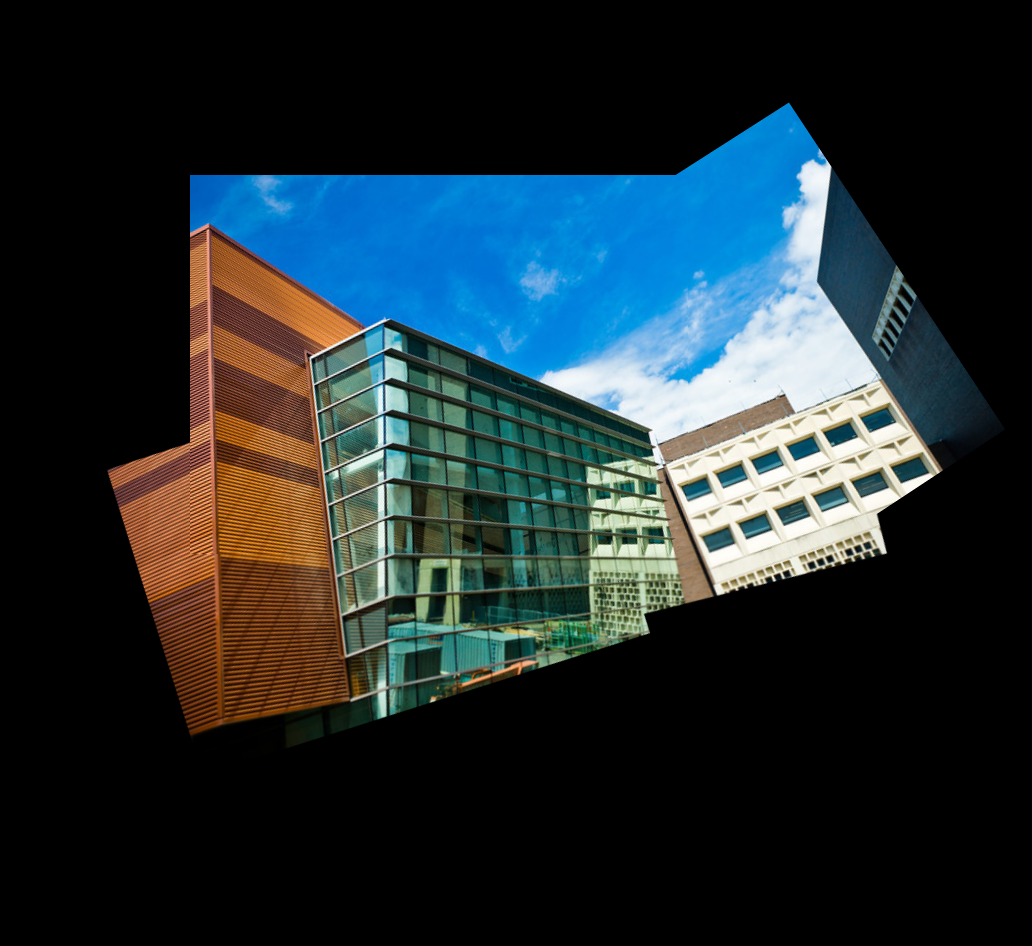

This figure's Python source:
# 1. Only add your code inside the function (including newly improted packages).
#  You can design a new function and call the new function in the given functions.
# 2. For bonus: Give your own picturs. If you have N pictures, name your pictures such as ["t3_1.png", "t3_2.png", ..., "t3_N.png"], and put them inside the folder "images".
# 3. Not following the project guidelines will result in a 10% reduction in grades

import cv2
import numpy as np
import matplotlib.pyplot as plt
import json
from numpy import *


def stitch(imgmark, N,savepath=''):  # For bonus: change your input(N=*) here as default if the number of your input pictures is not 4.
    "The output image should be saved in the savepath."
    "The intermediate overlap relation should be returned as NxN a one-hot(only contains 0 or 1) array."
    "Do NOT modify the code provided."
    imgpath = [f'./images/{imgmark}_{n}.png' for n in range(1, N + 1)]
    imgs = []
    for ipath in imgpath:
        img = cv2.imread(ipath)
        imgs.append(img)
    "Start you code here"
    import numpy
    calc = numpy.zeros((N, N))
    for index, val in np.ndenumerate(calc):
        x = index[0]
        y = index[1]
        if x != y:
            sift = cv2.xfeatures2d.SIFT_create(500)
            descriptors_1 = sift.detectAndCompute(imgs[x], None)[1]
            descriptors_2 = sift.detectAndCompute(imgs[y], None)[1]
            match_counter = []
            for i, d1 in enumerate(descriptors_1):
                kp_list = []
                for j, d2 in enumerate(descriptors_2):
                    kp_list.append(((sum((d1 - d2) ** 2)), j))
                kp_list.sort(key=lambda tup: tup[0])
                if (kp_list[0][0] / kp_list[1][0]) < 0.7:
                    match_counter.append('a')
            if (len(match_counter) <= 20):

                calc[x][y] = 0
                calc[y][x] = 0
            elif (len(match_counter) > 20):
                calc[x][y] = 1
                calc[y][x] = 1
        else:
            calc[x][y] = 1;
    overlap_arr = calc

    sift = cv2.xfeatures2d.SIFT_create(500)
    keypoints_1, descriptors_1 = sift.detectAndCompute(imgs[1], None)
    keypoints_2, descriptors_2 = sift.detectAndCompute(imgs[0], None)
    match_counter = []

    for i, d1 in enumerate(descriptors_1):
        kp_list = []
        for j, d2 in enumerate(descriptors_2):
            kp_list.append(((sum((d1 - d2) ** 2)), j))
        kp_list.sort(key=lambda tup: tup[0])
        if (kp_list[0][0] / kp_list[1][0]) < 0.7:
            match_counter.append((i, kp_list[0][1]))
    kp11 = np.float32([keypoints_1[val[0]].pt for val in match_counter]).reshape(-1, 1, 2)
    kp22 = np.float32([keypoints_2[val[1]].pt for val in match_counter]).reshape(-1, 1, 2)
    homography, matchesMask = cv2.findHomography(kp11, kp22, cv2.RANSAC, 5.0)
    ht1 = imgs[1].shape[0]
    wd1 = imgs[1].shape[1]
    ht2 = imgs[0].shape[0]
    wd2 = imgs[0].shape[1]
    kp1 = float32([[0, 0], [0, ht1], [wd1, ht1], [wd1, 0]]).reshape(-1, 1, 2)
    kp2 = float32([[0, 0], [0, ht2], [wd2, ht2], [wd2, 0]]).reshape(-1, 1, 2)
    kp = concatenate((kp2, cv2.perspectiveTransform(kp1, homography)), axis=0)
    [x_min, y_min] = int32(kp.min(axis=0)[0] - 0.5)
    [x_max, y_max] = int32(kp.max(axis=0)[0] + 0.5)
    overlap_mat = array([[1, 0, -x_min], [0, 1, -y_min], [0, 0, 1]])
    final = cv2.warpPerspective(imgs[1], overlap_mat.dot(homography), (x_max - x_min, y_max - y_min))
    final[-y_min:ht2 - y_min, -x_min:wd2 - x_min] = imgs[0]

    img = final

    for x in range(1, N - 1):
        sift = cv2.xfeatures2d.SIFT_create(500)
        keypoints_1, descriptors_1 = sift.detectAndCompute(img, None)
        keypoints_2, descriptors_2 = sift.detectAndCompute(imgs[x + 1], None)
        match_counter = []

        for i, d1 in enumerate(descriptors_1):
            kp_list = []
            for j, d2 in enumerate(descriptors_2):
                kp_list.append(((sum((d1 - d2) ** 2)), j))
            kp_list.sort(key=lambda tup: tup[0])
            if (kp_list[0][0] / kp_list[1][0]) < 0.7:
                match_counter.append((i, kp_list[0][1]))
        kp11 = np.float32([keypoints_1[val[0]].pt for val in match_counter]).reshape(-1, 1, 2)
        kp22 = np.float32([keypoints_2[val[1]].pt for val in match_counter]).reshape(-1, 1, 2)
        homography, matchesMask = cv2.findHomography(kp11, kp22, cv2.RANSAC, 5.0)
        ht1 = img.shape[0]
        wd1 = img.shape[1]
        ht2 = imgs[x + 1].shape[0]
        wd2 = imgs[x + 1].shape[1]
        kp1 = float32([[0, 0], [0, ht1], [wd1, ht1], [wd1, 0]]).reshape(-1, 1, 2)
        kp2 = float32([[0, 0], [0, ht2], [wd2, ht2], [wd2, 0]]).reshape(-1, 1, 2)
        kp = concatenate((kp2, cv2.perspectiveTransform(kp1, homography)), axis=0)
        [x_min, y_min] = int32(kp.min(axis=0)[0] - 0.5)
        [x_max, y_max] = int32(kp.max(axis=0)[0] + 0.5)
        overlap_mat = array([[1, 0, -x_min], [0, 1, -y_min], [0, 0, 1]])
        final = cv2.warpPerspective(img, overlap_mat.dot(homography), (x_max - x_min, y_max - y_min))
        final[-y_min:ht2 - y_min, -x_min:wd2 - x_min] = imgs[x + 1]

        img = final

    cv2.imwrite(savepath, img)
    return overlap_arr

if __name__ == "__main__":
    # task2
    overlap_arr = stitch('t2', N=4, savepath='task2.png')
    with open('t2_overlap.txt', 'w') as outfile:
        json.dump(overlap_arr.tolist(), outfile)
    # bonus
    overlap_arr2 = stitch('t3', N=5, savepath='task3.png')
    with open('t3_overlap.txt', 'w') as outfile:
        json.dump(overlap_arr2.tolist(), outfile)
